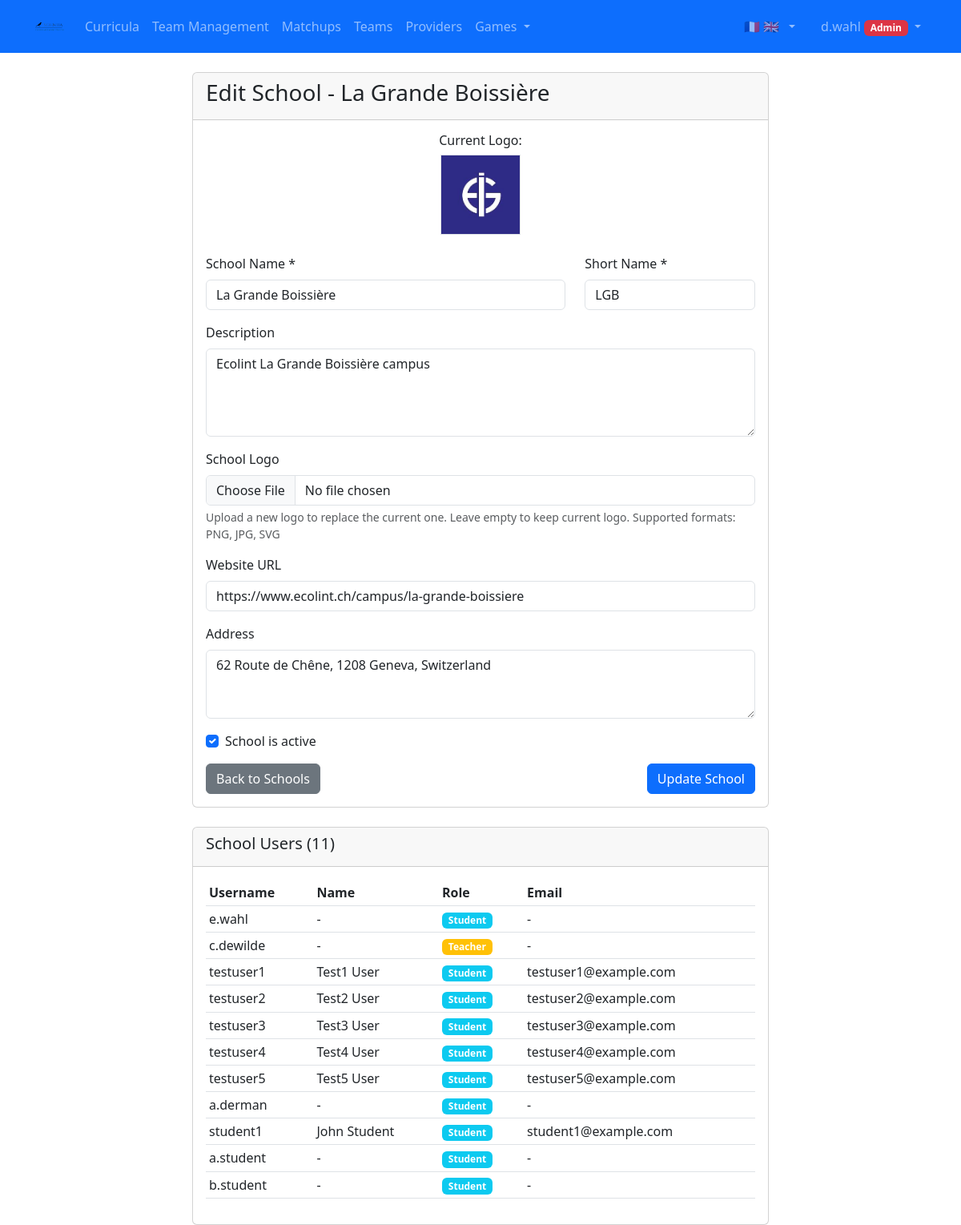
/aigames/schools/1/edit/ (signed in), run on the app's committed database.
### aigames/models.py (models this page shows, shortened)
class School(models.Model):
    name = models.CharField(max_length=255, unique=True)
    short_name = models.CharField(max_length=50, help_text="Short name or abbreviation")
    description = models.TextField(blank=True)
    logo = models.ImageField(upload_to='school_logos/', blank=True, null=True, help_text="School logo for white-labeling")
    navbar_color = models.CharField(max_length=7, blank=True, help_text="Navbar color in hex format (e.g., #2E2B86)")
    primary_button_color = models.CharField(max_length=7, blank=True, help_text="Primary button color in hex format (e.g., #2E2B86)")
    website_url = models.URLField(blank=True, help_text="School website URL")
    address = models.TextField(blank=True)
    is_active = models.BooleanField(default=True)
    created_at = models.DateTimeField(auto_now_add=True)
    updated_at = models.DateTimeField(auto_now=True)
    @property
    def logo_url(self):
        if self.logo:
            return self.logo.url
        return None
    class Meta:
        ordering = ['name']

class UserProfile(models.Model):
    ROLE_CHOICES = [
        ('student', 'Student'),
        ('teacher', 'Teacher'),
        ('admin', 'Admin'),
    ]
    user = models.OneToOneField(User, on_delete=models.CASCADE, related_name='profile')
    role = models.CharField(max_length=10, choices=ROLE_CHOICES, default='student')
    school = models.ForeignKey(School, on_delete=models.CASCADE, related_name='users')
    created_at = models.DateTimeField(auto_now_add=True)
    updated_at = models.DateTimeField(auto_now=True)
    @property
    def can_create_teams(self):
        return self.role in ['teacher', 'admin']
    @property
    def can_create_games(self):
        return self.role == 'admin'
    @property
    def can_modify_syllabus(self):
        return self.role == 'admin'

### aigames/views.py (the view)
# urls.py: path('schools/<int:school_id>/edit/', views.edit_school, name='edit_school'),
@login_required
@user_passes_test(can_modify_syllabus)
def edit_school(request, school_id):
    school = get_object_or_404(School, id=school_id)
    if request.method == 'POST':
        form = SchoolForm(request.POST, request.FILES, instance=school)
        if form.is_valid():
            form.save()
            messages.success(request, 'School updated successfully!')
            return redirect('school_list')
    else:
        form = SchoolForm(instance=school)
    return render(request, 'aigames/edit_school.html', {'form': form, 'school': school})

### aigames/forms.py
class SchoolForm(forms.ModelForm):
    class Meta:
        model = School
        fields = ['name', 'short_name', 'description', 'logo', 'website_url', 'address', 'is_active']
        widgets = {
            'name': forms.TextInput(attrs={'class': 'form-control'}),
            'short_name': forms.TextInput(attrs={'class': 'form-control'}),
            'description': forms.Textarea(attrs={'class': 'form-control', 'rows': 4}),
            'logo': forms.FileInput(attrs={'class': 'form-control', 'accept': 'image/*'}),
            'website_url': forms.URLInput(attrs={'class': 'form-control'}),
            'address': forms.Textarea(attrs={'class': 'form-control', 'rows': 3}),
            'is_active': forms.CheckboxInput(attrs={'class': 'form-check-input'}),
        }

### aigames/views.py (called while the page is built)
def can_modify_syllabus(user):
    if not user.is_authenticated:
        return False
    try:
        return user.profile.can_modify_syllabus
    except UserProfile.DoesNotExist:
        return False

### aigames/templates/aigames/edit_school.html (shortened to what this page needs)
{% extends 'syllabus/base.html' %}
{% load static %}
{% block content %}
<div class="container mt-4">
    <div class="row justify-content-center">
        <div class="col-md-8">
            <div class="card">
                <div class="card-header">
                    <h3> Edit School - {{ school.name }}</h3>
                </div>
                <div class="card-body">
                    {% if school.logo %}
                    <div class="text-center mb-4">
                        <h6>Current Logo:</h6>
                        <img src="{{ school.logo.url }}" alt="{{ school.name }} Logo"
                             style="max-height: 100px; max-width: 300px;" class="img-fluid border">
                    </div>
                    {% endif %}
                    <form method="post" enctype="multipart/form-data">
                        <div class="row">
                            <div class="col-md-8 mb-3">
                                <label for="{{ form.name.id_for_label }}" class="form-label">School Name *</label>
                                {{ form.name }}
                            </div>
                            <div class="col-md-4 mb-3">
                                <label for="{{ form.short_name.id_for_label }}" class="form-label">Short Name *</label>
                                {{ form.short_name }}
                            </div>
                        </div>
                        <div class="mb-3">
                            <label for="{{ form.description.id_for_label }}" class="form-label">Description</label>
                            {{ form.description }}
                        </div>
                        <div class="mb-3">
                            <label for="{{ form.logo.id_for_label }}" class="form-label">School Logo</label>
                            {{ form.logo }}
                            <div class="form-text">
                                Upload a new logo to replace the current one. Leave empty to keep current logo.
                                Supported formats: PNG, JPG, SVG
                            </div>
                        </div>
                        <div class="mb-3">
                            <label for="{{ form.website_url.id_for_label }}" class="form-label">Website URL</label>
                            {{ form.website_url }}
                        </div>
                        <div class="mb-3">
                            <label for="{{ form.address.id_for_label }}" class="form-label">Address</label>
                            {{ form.address }}
                        </div>
                        <div class="mb-3 form-check">
                            {{ form.is_active }}
                            <label for="{{ form.is_active.id_for_label }}" class="form-check-label">
                                School is active
                            </label>
                        </div>
                        <div class="d-flex justify-content-between">
                            <a href="{% url 'aigames:school_list' %}" class="btn btn-secondary">
                                 Back to Schools
                            </a>
                            <button type="submit" class="btn btn-primary">
                                 Update School
                            </button>
                        </div>
                    </form>
                </div>
            </div>
            <div class="card mt-4">
                <div class="card-header">
                    <h5> School Users ({{ school.users.count }})</h5>
                </div>
                <div class="card-body">
                    {% if school.users.count > 0 %}
                        <div class="table-responsive">
                            <table class="table table-sm">
                                <thead>
                                    <tr>
                                        <th>Username</th>
                                        <th>Name</th>
                                        <th>Role</th>
                                        <th>Email</th>
                                    </tr>
                                </thead>
                                <tbody>
                                    {% for user_profile in school.users.all %}
                                    <tr>
                                        <td>{{ user_profile.user.username }}</td>
                                        <td>{{ user_profile.user.get_full_name|default:"-" }}</td>
                                        <td>
                                            <span class="badge bg-{% if user_profile.role == 'admin' %}danger{% elif user_profile.role == 'teacher' %}warning{% else %}info{% endif %}">
                                                {{ user_profile.get_role_display }}
                                            </span>
                                        </td>
                                        <td>{{ user_profile.user.email|default:"-" }}</td>
                                    </tr>
                                    {% endfor %}
                                </tbody>
                            </table>
                        </div>
                    {% else %}
                        <p class="text-muted">No users assigned to this school yet.</p>
                    {% endif %}
                </div>
            </div>
        </div>
    </div>
</div>
{% endblock %}

### syllabus/templates/syllabus/base.html (shortened to what this page needs)
{% load static %}
<!DOCTYPE html>
<html>
<head>
    <link href="{% static 'syllabus/css/bootstrap.min.css' %}" rel="stylesheet">
</head>
<body>
    {% block navbar %}
    <nav class="navbar navbar-expand-lg navbar-dark bg-primary">
        <div class="container">
            {% if user.is_authenticated %}
                <a class="navbar-brand d-flex align-items-center" href="{% if user_role == 'student' %}{% url 'aigames:student_dashboard' %}{% else %}{% url 'curriculum_list' %}{% endif %}">
                    {% if school_logo %}
                        <img src="{{ school_logo }}" alt="{{ school_name }} Logo" height="40">
                    {% else %}
                        📚 Aiducator
                    {% endif %}
                </a>
            {% else %}
                <a class="navbar-brand" href="{% url 'landing_page' %}">📚 Aiducator</a>
            {% endif %}
            <div class="collapse navbar-collapse" id="navbarNav">
                {% if user.is_authenticated %}
                    <ul class="navbar-nav me-auto">
                        {% if user_role == 'student' %}
                            <li class="nav-item">
                                <a class="nav-link" href="{% url 'aigames:student_dashboard' %}">
                                    <i class="bi bi-house-door"></i> My Games
                                </a>
                            </li>
                        {% else %}
                            <li class="nav-item">
                                <a class="nav-link" href="{% url 'curriculum_list' %}">
                                     Curricula
                                </a>
                            </li>
                            <li class="nav-item">
                                <a class="nav-link" href="{% url 'aigames:team_management_dashboard' %}">
                                     Team Management
                                </a>
                            </li>
                            <li class="nav-item">
                                <a class="nav-link" href="{% url 'aigames:game_matchups_list' %}">
                                     Matchups
                                </a>
                            </li>
                            <li class="nav-item">
                                <a class="nav-link" href="{% url 'aigames:list_teams' %}">
                                     Teams
                                </a>
                            </li>
                            {% if can_modify_syllabus %}
                                <li class="nav-item">
                                    <a class="nav-link" href="{% url 'provider_list' %}">
                                         Providers
                                    </a>
                                </li>
                                <li class="nav-item dropdown">
                                    <a class="nav-link dropdown-toggle" href="#" id="gamesDropdown" role="button" data-bs-toggle="dropdown" aria-expanded="false">
                                         Games
                                    </a>
                                </li>
                            {% endif %}
                        {% endif %}
                    </ul>
                {% endif %}
                <ul class="navbar-nav">
                    {% if user.is_authenticated %}
                        <li class="nav-item dropdown me-3">
                            <a class="nav-link dropdown-toggle d-flex align-items-center" href="#" id="languageDropdown" role="button" data-bs-toggle="dropdown" aria-expanded="false">
                                <span class="me-1">🇫🇷</span>
                                <span class="me-1">🇬🇧</span>
                            </a>
                        </li>
                        <li class="nav-item dropdown">
                            <a class="nav-link dropdown-toggle" href="#" id="navbarDropdown" role="button" data-bs-toggle="dropdown">
                                {{ user.username }}
                                {% if user_role == 'admin' %}
                                    <span class="badge bg-danger">Admin</span>
                                {% elif user_role == 'teacher' %}
                                    <span class="badge bg-warning text-dark">Teacher</span>
                                {% elif user_role == 'student' %}
                                    <span class="badge bg-info">Student</span>
                                {% else %}
                                    <span class="badge bg-secondary">User</span>
                                {% endif %}
                            </a>
                        </li>
                    {% else %}
                        <li class="nav-item">
                            <a class="nav-link" href="/accounts/login/">Login</a>
                        </li>
                    {% endif %}
                </ul>
            </div>
        </div>
    </nav>
    {% endblock %}
    <div class="container mt-4">
        {% block content %}{% endblock %}
    </div>
</body>
</html>

### data on the page
School: name "La Grande Boissière", logo (picture), short_name "LGB", description "Ecolint La Grande Boissière campus", website_url "https://www.ecolint.ch/campus/la-grande-boissiere", address "62 Route de Chêne, 1208 Geneva, Switzerland", is_active "☑", users.count "11"
UserProfile: user.username "e.wahl", user.get_full_name "-", role "Student", user.email "-"
UserProfile: user.username "c.dewilde", user.get_full_name "-", role "Teacher", user.email "-"
UserProfile: user.username "testuser1", user.get_full_name "Test1 User", role "Student", user.email "testuser1@example.com"
UserProfile: user.username "testuser2", user.get_full_name "Test2 User", role "Student", user.email "testuser2@example.com"
UserProfile: user.username "testuser3", user.get_full_name "Test3 User", role "Student", user.email "testuser3@example.com"
UserProfile: user.username "testuser4", user.get_full_name "Test4 User", role "Student", user.email "testuser4@example.com"
UserProfile: user.username "testuser5", user.get_full_name "Test5 User", role "Student", user.email "testuser5@example.com"
UserProfile: user.username "a.derman", user.get_full_name "-", role "Student", user.email "-"
UserProfile: user.username "student1", user.get_full_name "John Student", role "Student", user.email "student1@example.com"
UserProfile: user.username "a.student", user.get_full_name "-", role "Student", user.email "-"
UserProfile: user.username "b.student", user.get_full_name "-", role "Student", user.email "-"

### other printed values
{{ user.username }} "d.wahl"
